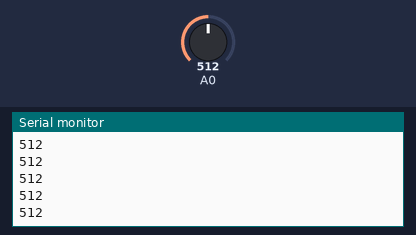
Recording of a sketch running on a simulated Arduino Uno, built with avr-gcc and run on an emulated ATmega328P. Parts: the last lines printed to the serial monitor. The inputs (shaded band) are chosen by the test bench; at power-on: A0 = 512.

Above: at 1.2 s.
1.3 s: A0 set to 716
At 1.9 s:
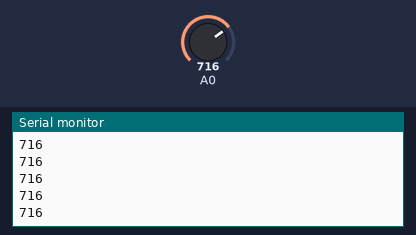
2.8 s: A0 set to 900
At 3.7 s:
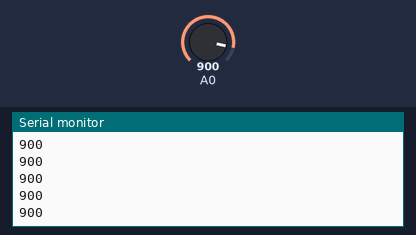
Timing chart, 0 to 5.8 s (numbered marks = the images above; inputs shaded):
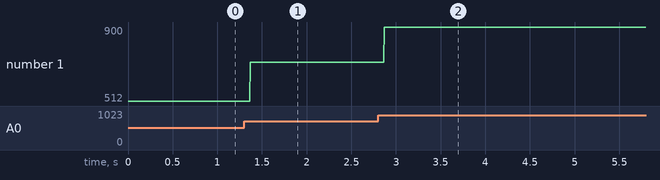

Measured:
- after the input at 1.3 s, the serial monitor: prints a new line after 0.07 s (image 1)
- after the input at 2.8 s, the serial monitor: prints a new line after 0.07 s (image 2)
- plotted number 1: 512 → 716 after the input at 1.3 s, 716 → 900 after the input at 2.8 s

The sketch:

ANALOG_VALUES_TAKEN_FROM_PIEZO_TO_PROCESS.ino
```cpp
int x;
void setup() {
  // put your setup code here, to run once:
pinMode(A0,INPUT);
Serial.begin(9600);
}

void loop() {
  // put your main code here, to run repeatedly:
x=analogRead(A0);
Serial.println(x);
}
```
